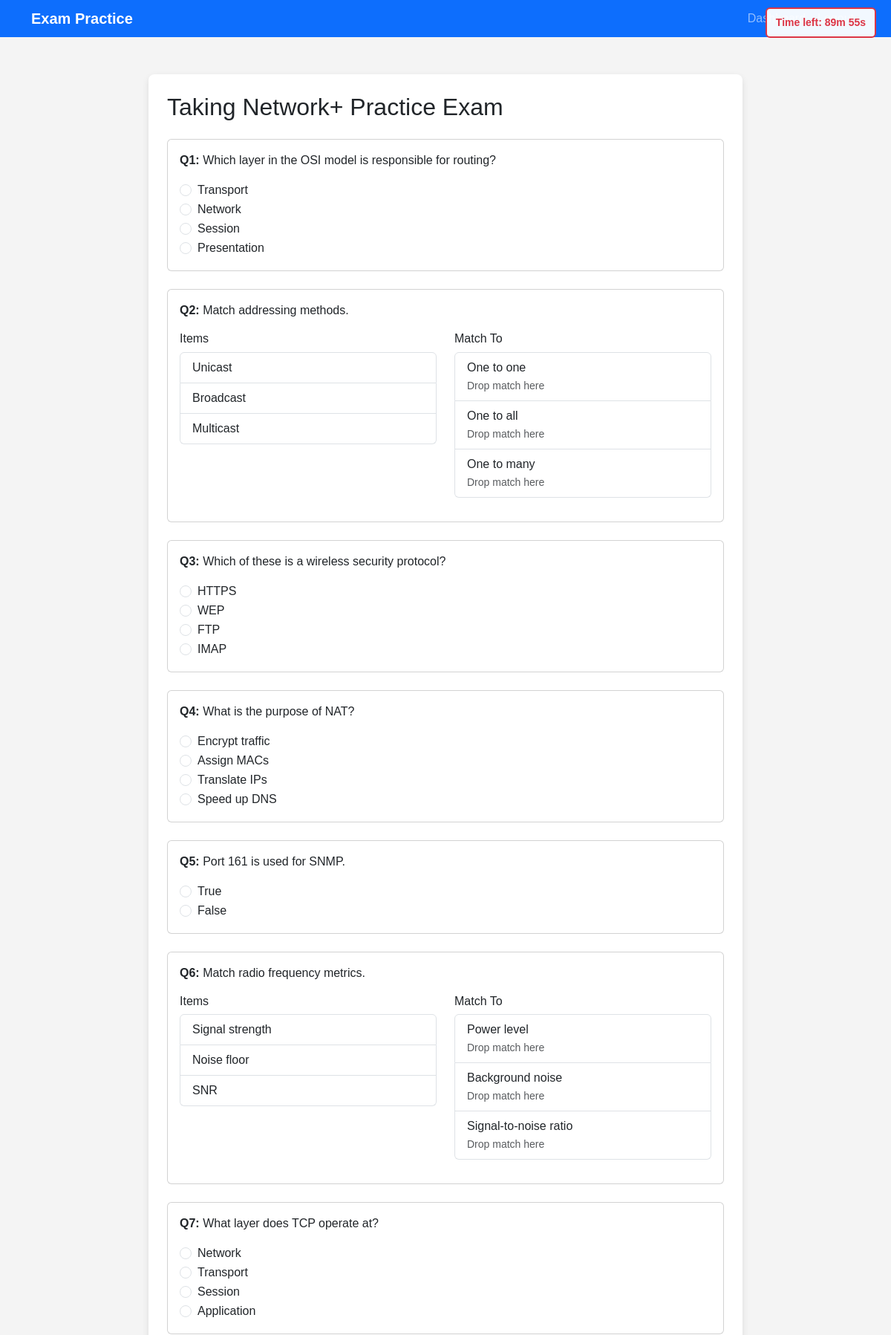
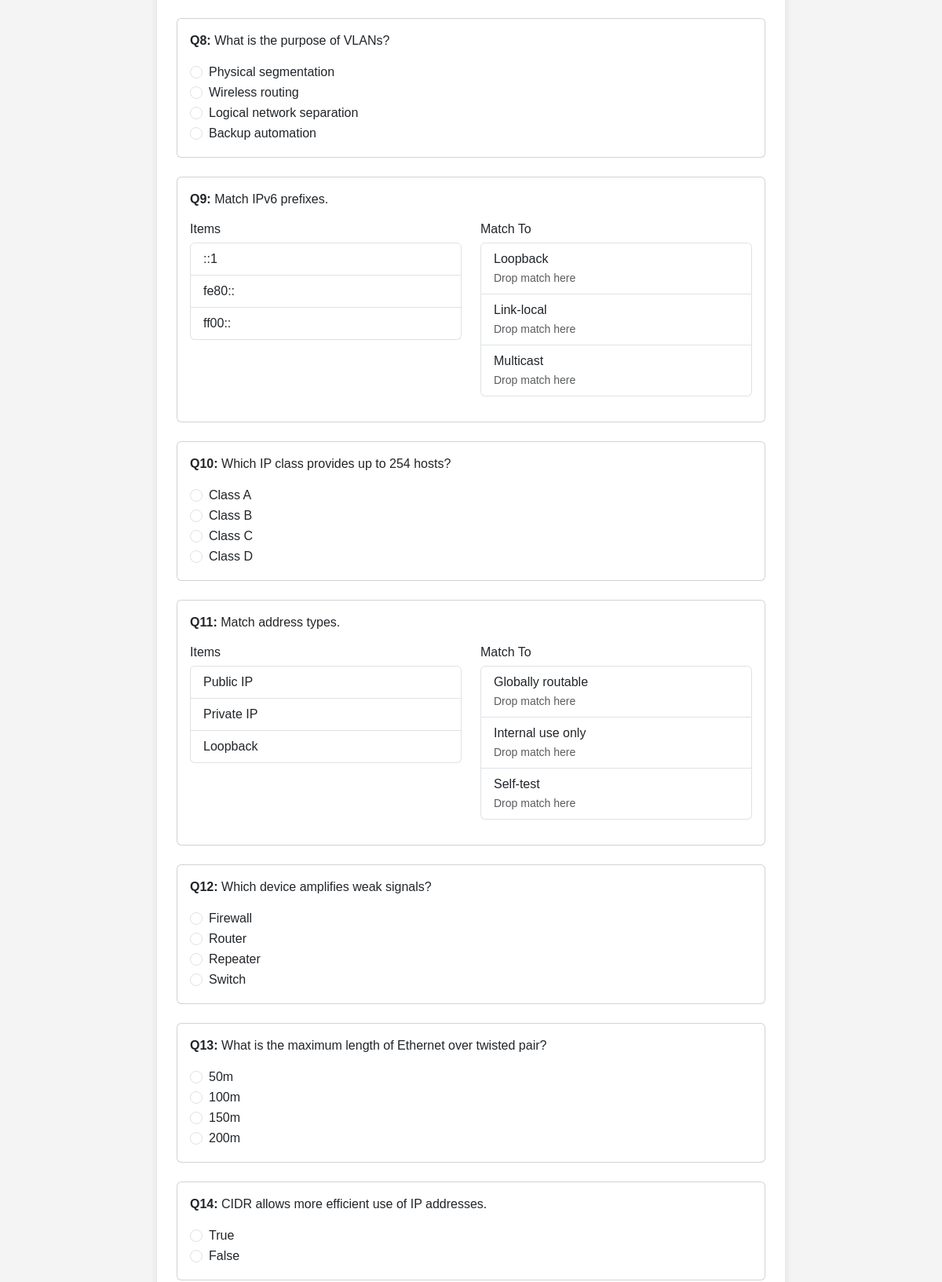
Screenshot of /accounts/exams/2/ (signed in, upper part) with the database file from the repository (2 pictures, top to bottom).
### exams/models.py (models this page shows)
class Exam(models.Model):
    name = models.CharField(max_length=255)
    description = models.TextField()

class Question(models.Model):
    QUESTION_TYPES = [
        ('multiple_choice', 'Multiple Choice'),
        ('drag_and_drop', 'Drag and Drop'),
        ('true_false', 'True/False'),
    ]
    exam = models.ForeignKey(Exam, on_delete=models.CASCADE)
    text = models.TextField()
    option_a = models.CharField(max_length=255, blank=True, null=True)
    option_b = models.CharField(max_length=255, blank=True, null=True)
    option_c = models.CharField(max_length=255, blank=True, null=True)
    option_d = models.CharField(max_length=255, blank=True, null=True)
    correct_option = models.CharField(
        max_length=1,
        choices=[('A', 'A'), ('B', 'B'), ('C', 'C'), ('D', 'D')],
        blank=True,
        null=True
    )
    question_type = models.CharField(max_length=20, choices=QUESTION_TYPES, default='multiple_choice')
    extra_data = models.JSONField(blank=True, null=True)  # for drag-and-drop or PBQs

### exams/views.py (the view, shortened to what this page needs)
# urls.py: path('exams/<int:exam_id>/', take_exam, name='take_exam'),
@login_required
def take_exam(request, exam_id):
    settings = UserSettings.objects.get(user=request.user)
    use_timer = settings.timer_enabled
    exam = get_object_or_404(Exam, id=exam_id)
    if request.method == 'POST':
        question_ids_str = request.POST.get("question_ids", "")
        question_ids = [int(qid) for qid in question_ids_str.split(",") if qid.strip().isdigit()]
        selected_questions = list(Question.objects.filter(id__in=question_ids))
    else:
        questions = list(Question.objects.filter(exam=exam))
        random.shuffle(questions)
        selected_questions = questions[:90]
    return render(request, 'exams/take_exam.html', {
        'exam': exam,
        'questions': selected_questions,
        'start_time': timezone.now().isoformat(),
        'use_timer': use_timer,
    })

### exams/templates/exams/take_exam.html (shortened to what this page needs)
{% extends 'exams/base.html' %}
{% block content %}
<div class="exam-container">
    <h2 class="mb-4">Taking {{ exam.name }}</h2>
    <form method="post" id="examForm">
        {% for q in questions %}
        <div class="card mb-4">
            <div class="card-body">
                <p><strong>Q{{ forloop.counter }}:</strong> {{ q.text }}</p>
                {% if q.question_type == 'multiple_choice' %}
                    <div class="form-check">
                        <input type="radio" name="q{{ q.id }}" value="A" class="form-check-input"> {{ q.option_a }}
                    </div>
                    <div class="form-check">
                        <input type="radio" name="q{{ q.id }}" value="B" class="form-check-input"> {{ q.option_b }}
                    </div>
                    <div class="form-check">
                        <input type="radio" name="q{{ q.id }}" value="C" class="form-check-input"> {{ q.option_c }}
                    </div>
                    <div class="form-check">
                        <input type="radio" name="q{{ q.id }}" value="D" class="form-check-input"> {{ q.option_d }}
                    </div>
                {% elif q.question_type == 'true_false' %}
                    <div class="form-check">
                        <input type="radio" name="q{{ q.id }}" value="A" class="form-check-input"> True
                    </div>
                    <div class="form-check">
                        <input type="radio" name="q{{ q.id }}" value="B" class="form-check-input"> False
                    </div>
                {% elif q.question_type == 'drag_and_drop' and q.extra_data.pairs %}
                <div class="drag-drop-wrapper mb-3" data-question-id="{{ q.id }}">
                    <div class="row">
                        <div class="col-md-6">
                            <h6>Items</h6>
                            <ul class="list-group source-items" id="source-{{ q.id }}">
                                {% for key, value in q.extra_data.pairs.items %}
                                    <li class="list-group-item draggable" draggable="true" data-key="{{ key }}">
                                        {{ key }}
                                    </li>
                                {% endfor %}
                            </ul>
                        </div>
                        <div class="col-md-6">
                            <h6>Match To</h6>
                            <ul class="list-group target-items" id="target-{{ q.id }}">
                                {% for key, value in q.extra_data.pairs.items %}
                                     <li class="list-group-item dropzone" data-key="{{ value }}">
                                        {{ value }}<br>
                                        <small class="text-muted">Drop match here</small>
                                    </li>
                                {% endfor %}
                            </ul>
                        </div>
                    </div>
                </div>
                {% endif %}
            </div>
        </div>
        {% endfor %}
    </form>
</div>
<div id="timer" class="fixed-timer"></div>
{% endblock %}

### exams/templates/exams/base.html (style rules this page uses)
body { font-family: Arial, sans-serif; background-color: #f4f4f4; margin: 0; padding: 0; }
.exam-container { max-width: 800px; background: white; padding: 25px; border-radius: 8px; box-shadow: 0px 4px 10px rgba(0, 0, 0, 0.1); margin: 50px auto; overflow: visible; }
.fixed-timer { position: fixed; top: 10px; right: 20px; background-color: rgba(255, 255, 255, 0.95); border: 2px solid #dc3545; padding: 8px 12px; border-radius: 6px; font-size: 14px; font-weight: bold; color: #dc3545; z-index: 9999; }

### rows the page displays
Exam: name "Network+ Practice Exam"
Question: text "Which layer in the OSI model is responsible for routing?", option_a "Transport", option_b "Network", option_c "Session", option_d "Presentation"
Question: text "Match addressing methods.", pairs "Unicast" "Broadcast" "Multicast", pairs "One to one" "One to all" "One to many"
Question: text "Which of these is a wireless security protocol?", option_a "HTTPS", option_b "WEP", option_c "FTP", option_d "IMAP"
Question: text "What is the purpose of NAT?", option_a "Encrypt traffic", option_b "Assign MACs", option_c "Translate IPs", option_d "Speed up DNS"
Question: text "Port 161 is used for SNMP."
Question: text "Match radio frequency metrics.", pairs "Signal strength" "Noise floor" "SNR", pairs "Power level" "Background noise" "Signal-to-noise ratio"
Question: text "What layer does TCP operate at?", option_a "Network", option_b "Transport", option_c "Session", option_d "Application"
Question: text "What is the purpose of VLANs?", option_a "Physical segmentation", option_b "Wireless routing", option_c "Logical network separation", option_d "Backup automation"
Question: text "Match IPv6 prefixes.", pairs "::1" "fe80::" "ff00::", pairs "Loopback" "Link-local" "Multicast"
Question: text "Which IP class provides up to 254 hosts?", option_a "Class A", option_b "Class B", option_c "Class C", option_d "Class D"
Question: text "Match address types.", pairs "Public IP" "Private IP" "Loopback", pairs "Globally routable" "Internal use only" "Self-test"
Question: text "Which device amplifies weak signals?", option_a "Firewall", option_b "Router", option_c "Repeater", option_d "Switch"
Question: text "What is the maximum length of Ethernet over twisted pair?", option_a "50m", option_b "100m", option_c "150m", option_d "200m"
Question: text "CIDR allows more efficient use of IP addresses."
